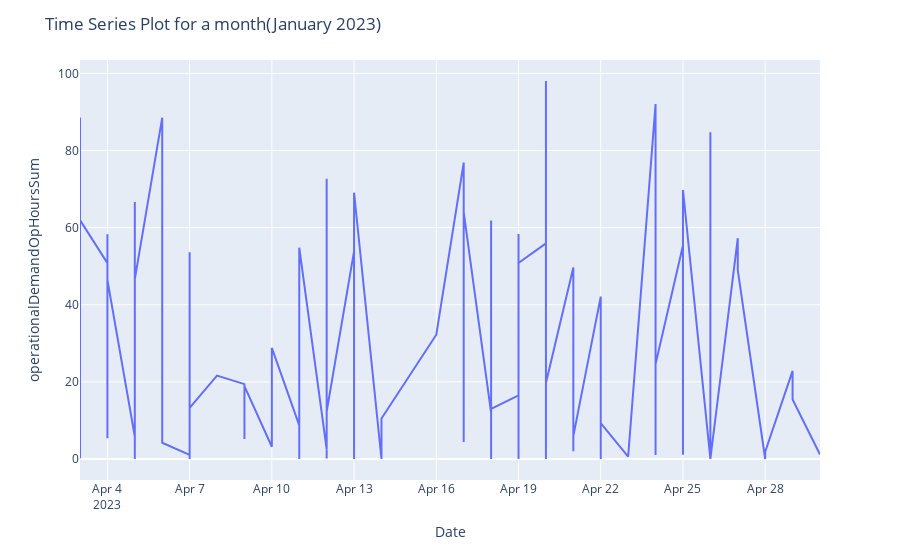

The cell this chart's notebook holds for it:
### Code cell
#Line graphs to assess typical trend of operational hours within a week
fig = px.line(month1_df, x='operationalDemandDate', y='operationalDemandOpHoursSum')

#Appropiate axis labelling
fig.update_xaxes(title_text='Date')
fig.update_yaxes(title_text='operationalDemandOpHoursSum')

#title labelling
fig.update_layout(title='Time Series Plot for a month(January 2023)')

fig.show()
